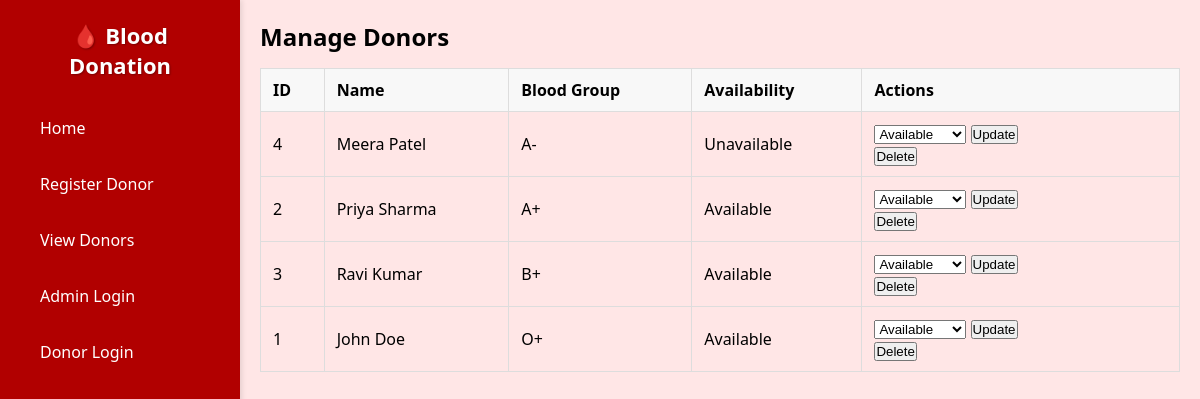
The page /manage_donors.php (signed in) on the database its author committed.
### tables this page shows
CREATE TABLE IF NOT EXISTS donors (
    id INT AUTO_INCREMENT PRIMARY KEY,
    name VARCHAR(100) NOT NULL,
    age INT NOT NULL,
    blood_group VARCHAR(5) NOT NULL,
    contact VARCHAR(20) NOT NULL,
    city VARCHAR(50) NOT NULL,
    email VARCHAR(100),
    availability ENUM('Available','Unavailable') DEFAULT 'Available',
    last_donation_date DATE NULL,
    created_at TIMESTAMP DEFAULT CURRENT_TIMESTAMP
);

### manage_donors.php (the view, shortened to what this page needs)
<?php
require __DIR__ . '/db.php';
$res = $conn->query("SELECT * FROM donors ORDER BY blood_group, name");
?>
<!DOCTYPE html>
<html>
<head><meta charset="utf-8"><title>Manage Donors</title><link href="style.css" rel="stylesheet"></head>
<body>
    <?php include 'sidebar.php'; ?>
    <div class="main-content">
        <h2>Manage Donors</h2>
        <table class="table">
            <thead><tr><th>ID</th><th>Name</th><th>Blood Group</th><th>Availability</th><th>Actions</th></tr></thead>
            <tbody>
            <?php while ($d = $res->fetch_assoc()): ?>
                <tr>
                    <td><?php echo $d['id'];?></td>
                    <td><?php echo htmlspecialchars($d['name']);?></td>
                    <td><?php echo htmlspecialchars($d['blood_group']);?></td>
                    <td><?php echo htmlspecialchars($d['availability']);?></td>
                    <td>
                        <form method="post" style="display:inline-block">
                            <select name="availability" class="form-select form-select-sm" style="width:auto; display:inline-block">
                                <option value="Available">Available</option>
                            </select>
                            <button name="update_availability" class="btn btn-sm btn-primary">Update</button>
                        </form>
                        <form method="post" style="display:inline-block" onsubmit="return confirm('Delete donor?');">
                            <button name="delete_donor" class="btn btn-sm btn-danger">Delete</button>
                        </form>
                    </td>
                </tr>
            <?php endwhile; ?>
            </tbody>
        </table>
    </div>
</body>
</html>

### style.css (style rules this page uses)
* { margin: 0; padding: 0; box-sizing: border-box; }
body { font-family: "Poppins", Arial, sans-serif; background: #ffe6e6; display: flex; min-height: 100vh; }
.main-content { margin-left: 250px; padding: 40px; flex: 1; min-height: 100vh; }
form { width: 100%; }
table.table { width: 100%; border-collapse: collapse; margin-top: 15px; }
table.table th, table.table td { padding: 10px 12px; border: 1px solid #ddd; text-align: left; }
table.table th { background-color: #f8f8f8; }

### sidebar.php (style rules this page uses)
body { margin: 0; font-family: 'Segoe UI', sans-serif; }
.main-content { margin-left: 240px; padding: 20px; }

### rows shown on the page
donors: id "4", name "Meera Patel", blood_group "A-", availability "Unavailable"
donors: id "2", name "Priya Sharma", blood_group "A+", availability "Available"
donors: id "3", name "Ravi Kumar", blood_group "B+", availability "Available"
donors: id "1", name "John Doe", blood_group "O+", availability "Available"

### other values the page prints
$name "Home"
$name "Register Donor"
$name "View Donors"
$name "Admin Login"
$name "Donor Login"
